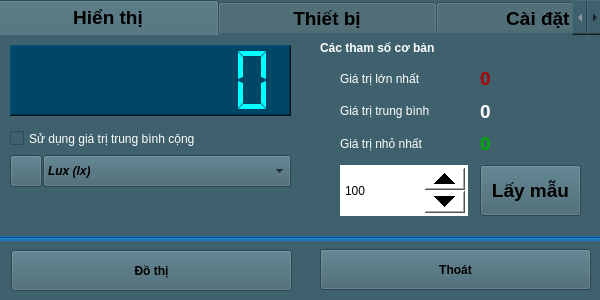
<?xml version="1.0" encoding="UTF-8"?>
<ui version="4.0">
 <class>Sensor_SEN0112</class>
 <widget class="QWidget" name="Sensor_SEN0112">
  <property name="geometry">
   <rect>
    <x>0</x>
    <y>0</y>
    <width>600</width>
    <height>300</height>
   </rect>
  </property>
  <property name="windowTitle">
   <string>Form</string>
  </property>
  <property name="windowIcon">
   <iconset resource="../image.qrc">
    <normaloff>:/image/ALS0112_Icon.jpg</normaloff>:/image/ALS0112_Icon.jpg</iconset>
  </property>
  <property name="styleSheet">
   <string notr="true">background-color: rgb(62, 97, 109);</string>
  </property>
  <widget class="QTabWidget" name="tabWidget">
   <property name="geometry">
    <rect>
     <x>-2</x>
     <y>0</y>
     <width>605</width>
     <height>238</height>
    </rect>
   </property>
   <property name="font">
    <font>
     <pointsize>14</pointsize>
     <weight>75</weight>
     <bold>true</bold>
    </font>
   </property>
   <property name="styleSheet">
    <string notr="true">background-color: rgb(62, 97, 109);</string>
   </property>
   <property name="currentIndex">
    <number>0</number>
   </property>
   <property name="elideMode">
    <enum>Qt::ElideNone</enum>
   </property>
   <widget class="QWidget" name="tab_Infor_3">
    <attribute name="title">
     <string>            Hiển thị            </string>
    </attribute>
    <widget class="QLCDNumber" name="lcdNumber_Value_2">
     <property name="geometry">
      <rect>
       <x>10</x>
       <y>10</y>
       <width>281</width>
       <height>71</height>
      </rect>
     </property>
     <property name="styleSheet">
      <string notr="true">background-color: rgb(0, 70, 102);
color: rgb(0, 255, 255);</string>
     </property>
     <property name="frameShape">
      <enum>QFrame::WinPanel</enum>
     </property>
     <property name="lineWidth">
      <number>1</number>
     </property>
     <property name="smallDecimalPoint">
      <bool>false</bool>
     </property>
     <property name="digitCount">
      <number>7</number>
     </property>
     <property name="segmentStyle">
      <enum>QLCDNumber::Flat</enum>
     </property>
     <property name="value" stdset="0">
      <double>0.000000000000000</double>
     </property>
     <property name="intValue" stdset="0">
      <number>0</number>
     </property>
    </widget>
    <widget class="QPushButton" name="pushButton_2">
     <property name="geometry">
      <rect>
       <x>10</x>
       <y>120</y>
       <width>32</width>
       <height>32</height>
      </rect>
     </property>
     <property name="styleSheet">
      <string notr="true"/>
     </property>
     <property name="text">
      <string/>
     </property>
     <property name="icon">
      <iconset resource="../image.qrc">
       <normaloff>:/image/MSS0132_Icon.jpg</normaloff>:/image/MSS0132_Icon.jpg</iconset>
     </property>
     <property name="iconSize">
      <size>
       <width>32</width>
       <height>32</height>
      </size>
     </property>
    </widget>
    <widget class="QComboBox" name="comboBox_Temp_Unit_2">
     <property name="geometry">
      <rect>
       <x>43</x>
       <y>120</y>
       <width>248</width>
       <height>32</height>
      </rect>
     </property>
     <property name="font">
      <font>
       <weight>75</weight>
       <italic>true</italic>
       <bold>true</bold>
      </font>
     </property>
     <property name="layoutDirection">
      <enum>Qt::LeftToRight</enum>
     </property>
     <property name="styleSheet">
      <string notr="true"/>
     </property>
     <property name="editable">
      <bool>false</bool>
     </property>
     <item>
      <property name="text">
       <string>Lux (lx)</string>
      </property>
     </item>
    </widget>
    <widget class="QSpinBox" name="spinBox_setSample_2">
     <property name="geometry">
      <rect>
       <x>340</x>
       <y>130</y>
       <width>128</width>
       <height>51</height>
      </rect>
     </property>
     <property name="styleSheet">
      <string notr="true">QSpinBox
{
background-color: rgb(255, 255, 255);
color: rgb(0, 0, 0);
}
QSpinBox::up-button
{
    min-width:40px;
    min-height: 20px;
}
QSpinBox::down-button
{
    min-width: 40px;
    min-height: 20px;
}
</string>
     </property>
     <property name="minimum">
      <number>10</number>
     </property>
     <property name="maximum">
      <number>9999999</number>
     </property>
     <property name="value">
      <number>100</number>
     </property>
    </widget>
    <widget class="QPushButton" name="pushButton_getSamples_2">
     <property name="geometry">
      <rect>
       <x>480</x>
       <y>130</y>
       <width>101</width>
       <height>51</height>
      </rect>
     </property>
     <property name="font">
      <font>
       <pointsize>14</pointsize>
       <weight>75</weight>
       <bold>true</bold>
      </font>
     </property>
     <property name="styleSheet">
      <string notr="true"/>
     </property>
     <property name="text">
      <string>Lấy mẫu</string>
     </property>
    </widget>
    <widget class="QLabel" name="label_sampleInfo_2">
     <property name="geometry">
      <rect>
       <x>320</x>
       <y>0</y>
       <width>261</width>
       <height>26</height>
      </rect>
     </property>
     <property name="font">
      <font>
       <weight>75</weight>
       <bold>true</bold>
      </font>
     </property>
     <property name="styleSheet">
      <string notr="true">color: rgb(255, 255, 255);</string>
     </property>
     <property name="text">
      <string>Các tham số cơ bản</string>
     </property>
    </widget>
    <widget class="QWidget" name="verticalLayoutWidget_11">
     <property name="geometry">
      <rect>
       <x>340</x>
       <y>30</y>
       <width>128</width>
       <height>92</height>
      </rect>
     </property>
     <layout class="QVBoxLayout" name="verticalLayout_11">
      <item>
       <widget class="QLabel" name="label_12">
        <property name="font">
         <font>
          <weight>50</weight>
          <bold>false</bold>
         </font>
        </property>
        <property name="styleSheet">
         <string notr="true">color: rgb(255, 255, 255);</string>
        </property>
        <property name="text">
         <string>Giá trị lớn nhất</string>
        </property>
       </widget>
      </item>
      <item>
       <widget class="QLabel" name="label_15">
        <property name="font">
         <font>
          <weight>50</weight>
          <bold>false</bold>
         </font>
        </property>
        <property name="styleSheet">
         <string notr="true">color: rgb(255, 255, 255);</string>
        </property>
        <property name="text">
         <string>Giá trị trung bình</string>
        </property>
       </widget>
      </item>
      <item>
       <widget class="QLabel" name="label_16">
        <property name="font">
         <font>
          <weight>50</weight>
          <bold>false</bold>
         </font>
        </property>
        <property name="styleSheet">
         <string notr="true">color: rgb(255, 255, 255);</string>
        </property>
        <property name="text">
         <string>Giá trị nhỏ nhất</string>
        </property>
       </widget>
      </item>
     </layout>
    </widget>
    <widget class="QWidget" name="verticalLayoutWidget_12">
     <property name="geometry">
      <rect>
       <x>480</x>
       <y>30</y>
       <width>101</width>
       <height>92</height>
      </rect>
     </property>
     <layout class="QVBoxLayout" name="verticalLayout_12">
      <item>
       <widget class="QLabel" name="label_ValueMax_2">
        <property name="font">
         <font>
          <pointsize>14</pointsize>
          <weight>75</weight>
          <bold>true</bold>
         </font>
        </property>
        <property name="styleSheet">
         <string notr="true">color: rgb(170, 0, 0);</string>
        </property>
        <property name="text">
         <string>0</string>
        </property>
       </widget>
      </item>
      <item>
       <widget class="QLabel" name="label_ValueAvg_2">
        <property name="font">
         <font>
          <pointsize>14</pointsize>
          <weight>75</weight>
          <bold>true</bold>
         </font>
        </property>
        <property name="styleSheet">
         <string notr="true">color: rgb(255, 255, 255);</string>
        </property>
        <property name="text">
         <string>0</string>
        </property>
       </widget>
      </item>
      <item>
       <widget class="QLabel" name="label_ValueMin_2">
        <property name="font">
         <font>
          <pointsize>14</pointsize>
          <weight>75</weight>
          <bold>true</bold>
         </font>
        </property>
        <property name="styleSheet">
         <string notr="true">color: rgb(0, 170, 0);</string>
        </property>
        <property name="text">
         <string>0</string>
        </property>
       </widget>
      </item>
     </layout>
    </widget>
    <widget class="QCheckBox" name="checkBox_setMathAvg_2">
     <property name="geometry">
      <rect>
       <x>10</x>
       <y>90</y>
       <width>281</width>
       <height>27</height>
      </rect>
     </property>
     <property name="styleSheet">
      <string notr="true">color: rgb(255, 255, 255);</string>
     </property>
     <property name="text">
      <string>Sử dụng giá trị trung bình cộng</string>
     </property>
    </widget>
   </widget>
   <widget class="QWidget" name="tab_5">
    <attribute name="title">
     <string>            Thiết bị            </string>
    </attribute>
    <widget class="QWidget" name="verticalLayoutWidget_13">
     <property name="geometry">
      <rect>
       <x>150</x>
       <y>10</y>
       <width>291</width>
       <height>101</height>
      </rect>
     </property>
     <layout class="QVBoxLayout" name="verticalLayout_13">
      <item>
       <widget class="QLabel" name="label_Name_2">
        <property name="styleSheet">
         <string notr="true">color: rgb(255, 255, 255);</string>
        </property>
        <property name="text">
         <string/>
        </property>
       </widget>
      </item>
      <item>
       <widget class="QLabel" name="label_Address_2">
        <property name="styleSheet">
         <string notr="true">color: rgb(255, 255, 255);</string>
        </property>
        <property name="text">
         <string/>
        </property>
       </widget>
      </item>
      <item>
       <widget class="QLabel" name="label_SerialNumber_2">
        <property name="styleSheet">
         <string notr="true">color: rgb(255, 255, 255);</string>
        </property>
        <property name="text">
         <string/>
        </property>
       </widget>
      </item>
     </layout>
    </widget>
    <widget class="QWidget" name="verticalLayoutWidget_14">
     <property name="geometry">
      <rect>
       <x>10</x>
       <y>10</y>
       <width>111</width>
       <height>131</height>
      </rect>
     </property>
     <layout class="QVBoxLayout" name="verticalLayout_14">
      <item>
       <widget class="QLabel" name="label_20">
        <property name="styleSheet">
         <string notr="true">color: rgb(255, 255, 255);</string>
        </property>
        <property name="text">
         <string>Tên thiết bị:</string>
        </property>
       </widget>
      </item>
      <item>
       <widget class="QLabel" name="label_21">
        <property name="styleSheet">
         <string notr="true">color: rgb(255, 255, 255);</string>
        </property>
        <property name="text">
         <string>Địa chỉ:</string>
        </property>
       </widget>
      </item>
      <item>
       <widget class="QLabel" name="label_22">
        <property name="styleSheet">
         <string notr="true">color: rgb(255, 255, 255);</string>
        </property>
        <property name="text">
         <string>Mã sê-ri:</string>
        </property>
       </widget>
      </item>
      <item>
       <widget class="QLabel" name="label_26">
        <property name="styleSheet">
         <string notr="true">color: rgb(255, 255, 255);</string>
        </property>
        <property name="text">
         <string>Mô tả:</string>
        </property>
       </widget>
      </item>
     </layout>
    </widget>
    <widget class="QWidget" name="verticalLayoutWidget_15">
     <property name="geometry">
      <rect>
       <x>150</x>
       <y>110</y>
       <width>291</width>
       <height>61</height>
      </rect>
     </property>
     <layout class="QVBoxLayout" name="verticalLayout_15">
      <item>
       <widget class="QLabel" name="label_Description_2">
        <property name="styleSheet">
         <string notr="true">color: rgb(255, 255, 255);</string>
        </property>
        <property name="text">
         <string/>
        </property>
        <property name="alignment">
         <set>Qt::AlignLeading|Qt::AlignLeft|Qt::AlignTop</set>
        </property>
       </widget>
      </item>
     </layout>
    </widget>
   </widget>
   <widget class="QWidget" name="tab_7">
    <attribute name="title">
     <string>           Cài đặt            </string>
    </attribute>
    <widget class="QLabel" name="label_27">
     <property name="geometry">
      <rect>
       <x>277</x>
       <y>40</y>
       <width>41</width>
       <height>22</height>
      </rect>
     </property>
     <property name="styleSheet">
      <string notr="true">color: rgb(255, 255, 255);</string>
     </property>
     <property name="text">
      <string>(ms)</string>
     </property>
    </widget>
    <widget class="QLabel" name="label_28">
     <property name="geometry">
      <rect>
       <x>20</x>
       <y>40</y>
       <width>141</width>
       <height>22</height>
      </rect>
     </property>
     <property name="styleSheet">
      <string notr="true">color: rgb(255, 255, 255);</string>
     </property>
     <property name="text">
      <string>Thời gian lấy mẫu :</string>
     </property>
    </widget>
    <widget class="QPushButton" name="pushButton_SetSampleTime_2">
     <property name="geometry">
      <rect>
       <x>320</x>
       <y>20</y>
       <width>161</width>
       <height>61</height>
      </rect>
     </property>
     <property name="font">
      <font>
       <pointsize>14</pointsize>
       <weight>75</weight>
       <bold>true</bold>
      </font>
     </property>
     <property name="text">
      <string>Cài đặt</string>
     </property>
    </widget>
    <widget class="QSpinBox" name="spinBox_SampleTime_2">
     <property name="geometry">
      <rect>
       <x>160</x>
       <y>10</y>
       <width>111</width>
       <height>81</height>
      </rect>
     </property>
     <property name="styleSheet">
      <string notr="true">QSpinBox
{
background-color: rgb(255, 255, 255);
color: rgb(0, 0, 0);
}
QSpinBox::up-button
{
    min-width:40px;
    min-height: 20px;
}
QSpinBox::down-button
{
    min-width: 40px;
    min-height: 20px;
}
</string>
     </property>
     <property name="minimum">
      <number>10</number>
     </property>
     <property name="maximum">
      <number>9999999</number>
     </property>
     <property name="value">
      <number>100</number>
     </property>
    </widget>
    <widget class="Line" name="line_3">
     <property name="geometry">
      <rect>
       <x>20</x>
       <y>100</y>
       <width>541</width>
       <height>16</height>
      </rect>
     </property>
     <property name="orientation">
      <enum>Qt::Horizontal</enum>
     </property>
    </widget>
    <widget class="QPushButton" name="pushButton_Calib_2">
     <property name="geometry">
      <rect>
       <x>320</x>
       <y>120</y>
       <width>161</width>
       <height>61</height>
      </rect>
     </property>
     <property name="font">
      <font>
       <weight>75</weight>
       <bold>true</bold>
      </font>
     </property>
     <property name="text">
      <string>Hiệu chuẩn</string>
     </property>
    </widget>
    <widget class="QLabel" name="label_29">
     <property name="geometry">
      <rect>
       <x>20</x>
       <y>139</y>
       <width>231</width>
       <height>22</height>
      </rect>
     </property>
     <property name="styleSheet">
      <string notr="true">color: rgb(255, 255, 255);</string>
     </property>
     <property name="text">
      <string>Hiệu chuẩn thiết bị :</string>
     </property>
    </widget>
    <widget class="QLabel" name="label_calibInfo_2">
     <property name="geometry">
      <rect>
       <x>40</x>
       <y>160</y>
       <width>271</width>
       <height>22</height>
      </rect>
     </property>
     <property name="font">
      <font>
       <italic>true</italic>
      </font>
     </property>
     <property name="styleSheet">
      <string notr="true">color: rgb(255, 255, 127);</string>
     </property>
     <property name="text">
      <string>(chưa hiệu chuẩn)</string>
     </property>
    </widget>
   </widget>
  </widget>
  <widget class="QPushButton" name="pushButton_ChartZoom">
   <property name="geometry">
    <rect>
     <x>11</x>
     <y>250</y>
     <width>281</width>
     <height>41</height>
    </rect>
   </property>
   <property name="font">
    <font>
     <weight>75</weight>
     <bold>true</bold>
    </font>
   </property>
   <property name="text">
    <string>Đồ thị</string>
   </property>
  </widget>
  <widget class="QPushButton" name="pushButton_Exit">
   <property name="geometry">
    <rect>
     <x>320</x>
     <y>249</y>
     <width>271</width>
     <height>41</height>
    </rect>
   </property>
   <property name="font">
    <font>
     <weight>75</weight>
     <bold>true</bold>
    </font>
   </property>
   <property name="text">
    <string>Thoát</string>
   </property>
  </widget>
  <widget class="Line" name="line">
   <property name="geometry">
    <rect>
     <x>-2</x>
     <y>236</y>
     <width>605</width>
     <height>5</height>
    </rect>
   </property>
   <property name="styleSheet">
    <string notr="true">background-color: rgb(26, 117, 187);</string>
   </property>
   <property name="frameShadow">
    <enum>QFrame::Sunken</enum>
   </property>
   <property name="orientation">
    <enum>Qt::Horizontal</enum>
   </property>
  </widget>
 </widget>
 <resources>
  <include location="../image.qrc"/>
 </resources>
 <connections/>
</ui>
